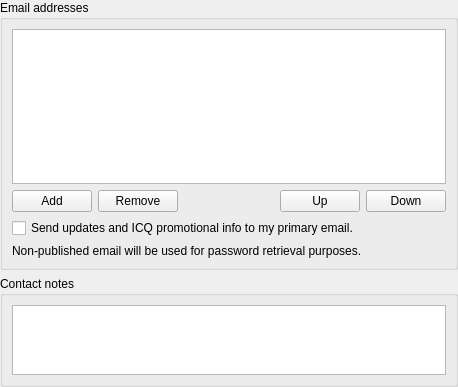
<ui version="4.0" >
 <class>ICQOtherInfoWidget</class>
 <widget class="QWidget" name="ICQOtherInfoWidget" >
  <property name="geometry" >
   <rect>
    <x>0</x>
    <y>0</y>
    <width>458</width>
    <height>387</height>
   </rect>
  </property>
  <layout class="QVBoxLayout" >
   <property name="leftMargin" >
    <number>0</number>
   </property>
   <property name="topMargin" >
    <number>0</number>
   </property>
   <property name="rightMargin" >
    <number>0</number>
   </property>
   <property name="bottomMargin" >
    <number>0</number>
   </property>
   <item>
    <widget class="QGroupBox" name="groupBox" >
     <property name="title" >
      <string>Email addresses</string>
     </property>
     <layout class="QVBoxLayout" >
      <property name="spacing" >
       <number>6</number>
      </property>
      <property name="leftMargin" >
       <number>9</number>
      </property>
      <property name="topMargin" >
       <number>9</number>
      </property>
      <property name="rightMargin" >
       <number>9</number>
      </property>
      <property name="bottomMargin" >
       <number>9</number>
      </property>
      <item>
       <widget class="QTableView" name="emailTableView" />
      </item>
      <item>
       <layout class="QHBoxLayout" >
        <property name="spacing" >
         <number>6</number>
        </property>
        <property name="leftMargin" >
         <number>0</number>
        </property>
        <property name="topMargin" >
         <number>0</number>
        </property>
        <property name="rightMargin" >
         <number>0</number>
        </property>
        <property name="bottomMargin" >
         <number>0</number>
        </property>
        <item>
         <widget class="QPushButton" name="addEmailButton" >
          <property name="text" >
           <string>Add</string>
          </property>
         </widget>
        </item>
        <item>
         <widget class="QPushButton" name="removeEmailButton" >
          <property name="text" >
           <string>Remove</string>
          </property>
         </widget>
        </item>
        <item>
         <spacer>
          <property name="orientation" >
           <enum>Qt::Horizontal</enum>
          </property>
          <property name="sizeHint" >
           <size>
            <width>40</width>
            <height>20</height>
           </size>
          </property>
         </spacer>
        </item>
        <item>
         <widget class="QPushButton" name="upEmailButton" >
          <property name="text" >
           <string>Up</string>
          </property>
         </widget>
        </item>
        <item>
         <widget class="QPushButton" name="downEmailButton" >
          <property name="text" >
           <string>Down</string>
          </property>
         </widget>
        </item>
       </layout>
      </item>
      <item>
       <widget class="QCheckBox" name="sendInfoCheck" >
        <property name="text" >
         <string>Send updates and ICQ promotional info to my primary email.</string>
        </property>
       </widget>
      </item>
      <item>
       <widget class="QLabel" name="label" >
        <property name="text" >
         <string>Non-published email will be used for password retrieval purposes.</string>
        </property>
        <property name="wordWrap" >
         <bool>true</bool>
        </property>
       </widget>
      </item>
     </layout>
    </widget>
   </item>
   <item>
    <widget class="QGroupBox" name="groupBox_2" >
     <property name="title" >
      <string>Contact notes</string>
     </property>
     <layout class="QVBoxLayout" >
      <property name="spacing" >
       <number>6</number>
      </property>
      <property name="leftMargin" >
       <number>9</number>
      </property>
      <property name="topMargin" >
       <number>9</number>
      </property>
      <property name="rightMargin" >
       <number>9</number>
      </property>
      <property name="bottomMargin" >
       <number>9</number>
      </property>
      <item>
       <widget class="QTextEdit" name="notesEdit" />
      </item>
     </layout>
    </widget>
   </item>
   <item>
    <spacer>
     <property name="orientation" >
      <enum>Qt::Vertical</enum>
     </property>
     <property name="sizeType" >
      <enum>QSizePolicy::Expanding</enum>
     </property>
     <property name="sizeHint" >
      <size>
       <width>440</width>
       <height>0</height>
      </size>
     </property>
    </spacer>
   </item>
  </layout>
 </widget>
 <layoutdefault spacing="6" margin="11" />
 <pixmapfunction>qPixmapFromMimeSource</pixmapfunction>
 <resources/>
 <connections/>
</ui>
